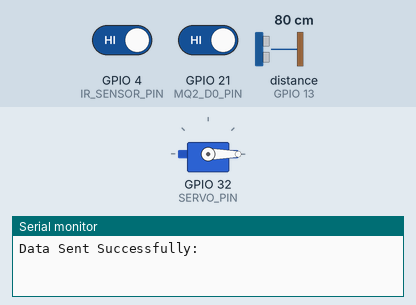
A sketch run on a simulated ESP32. On the bench: servo, the last lines printed to the serial monitor. Wiring (inferred from the names in the program): ultrasonic range finder: trigger GPIO 12; echo GPIO 13. The test bench sets the inputs (shaded band); at power-on: GPIO 4 (IR_SENSOR_PIN) HIGH, GPIO 21 (MQ2_D0_PIN) HIGH, distance to the obstacle (sensor on GPIO 13) 80 cm. The echo pulse lasts 58.3 µs per cm; WiFi joins after 1.5 s; servers stay silent unless stated; uploads are accepted with an empty reply; the local clock reads 2024-03-15 10:24:30 at power-on unless the sketch sets it.

Above: at 3.2 s.
3.3 s: GPIO 4 (IR_SENSOR_PIN) driven LOW
At 8.3 s:
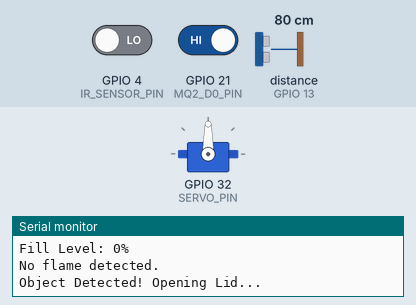
13.7 s: GPIO 4 (IR_SENSOR_PIN) driven HIGH
At 14.3 s:
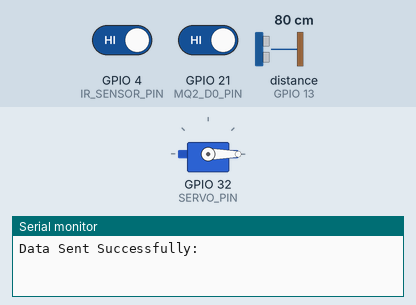
19.5 s: GPIO 4 (IR_SENSOR_PIN) driven LOW and GPIO 21 (MQ2_D0_PIN) driven LOW
At 23.4 s:
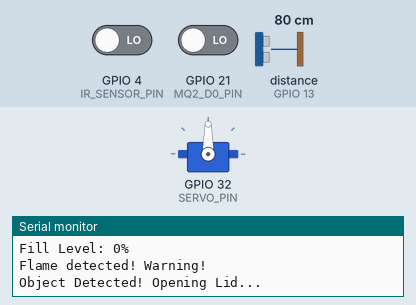
Timing chart, 0 to 29.2 s (numbered marks = the images above; inputs shaded):
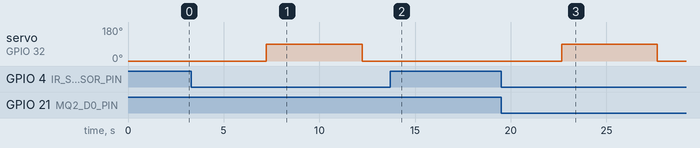

Measured:
- after the input at 3.3 s, servo on GPIO 32 (SERVO_PIN): 0° → 90° after 3.9 s, → 0° 5.0 s later
- after the input at 13.7 s, servo on GPIO 32 (SERVO_PIN): stays 0° (without the input it goes to 90° after 3.7 s)
- after the input at 19.5 s, servo on GPIO 32 (SERVO_PIN): 0° → 90° after 3.2 s, → 0° 5.0 s later

The sketch:

new_esp32.ino
```cpp
#include <WiFi.h>
#include <HTTPClient.h>
#include <Wire.h>
#include <ESP32Servo.h>
#include <time.h>

// **WiFi Credentials**
const char* ssid = "your_wifi_ssid";
const char* password = "your_wifi_password";

// **Backend Server URL**
const char* serverUrl = "https://iot-management.vercel.app/api/sensors/add";

// **Ultrasonic Sensor Pins**
#define echoPin 13
#define trigPin 12

// **MQ-2 Gas Sensor Pin (Simulated with Button)**
#define MQ2_D0_PIN 21   // Button

// **IR Sensor Pin (Simulated with Button)**
#define IR_SENSOR_PIN 4 // Button

// **Servo Motor Setup**
Servo lidServo;
#define SERVO_PIN 32

// **Variables**
long duration;
int distance;
bool lidOpen = false;

void setup() {
  Serial.begin(115200);

  pinMode(trigPin, OUTPUT);
  pinMode(echoPin, INPUT);
  pinMode(MQ2_D0_PIN, INPUT_PULLUP);   // Button with pull-up
  pinMode(IR_SENSOR_PIN, INPUT_PULLUP); // Button with pull-up

  lidServo.attach(SERVO_PIN);
  lidServo.write(0);

  connectToWiFi();

  //  Configure NTP time sync
  configTime(0, 0, "pool.ntp.org", "time.nist.gov");
  Serial.println("Waiting for NTP time sync...");
  time_t now = time(nullptr);
  while (now < 100000) {
    delay(1000);
    Serial.print(".");
    now = time(nullptr);
  }
  Serial.println("\nTime synchronized!");

  Serial.println("Smart Waste Bin System Initialized");
}

void loop() {
  int fillLevel = 0;

  if (!lidOpen) {
    digitalWrite(trigPin, LOW);
    delayMicroseconds(2);
    digitalWrite(trigPin, HIGH);
    delayMicroseconds(10);
    digitalWrite(trigPin, LOW);

    duration = pulseIn(echoPin, HIGH, 20000);
    if (duration > 0) {
      distance = duration / 58.2;
      if (distance > 14) distance = 14;
      fillLevel = (1 - (float)distance / 14) * 100;
      Serial.print("Fill Level: ");
      Serial.print(fillLevel);
      Serial.println("%");
    } else {
      Serial.println("Ultrasonic sensor timeout! No echo received.");
    }
  } else {
    Serial.println("Lid is open, skipping ultrasonic measurement...");
  }

  // Gas sensor simulation
  bool flameDetected = digitalRead(MQ2_D0_PIN);
  Serial.println(flameDetected ? "No flame detected." : "Flame detected! Warning!");

  // IR sensor simulation
  int sensorValue = digitalRead(IR_SENSOR_PIN);
  if (sensorValue == LOW) {  // Button pressed
    Serial.println("Object Detected! Opening Lid...");
    lidOpen = true;
    lidServo.write(90);
    delay(5000);
    lidServo.write(0);
    Serial.println("Closing Lid...");
    lidOpen = false;
  } else {
    Serial.println("No Object Detected.");
  }

  if (WiFi.status() == WL_CONNECTED) {
    sendDataToBackend(fillLevel, flameDetected);
  } else {
    Serial.println("WiFi disconnected. Reconnecting...");
    connectToWiFi();
  }

  delay(5000);
}

void sendDataToBackend(int fillLevel, bool flameDetected) {
  HTTPClient http;
  http.begin(serverUrl);
  http.addHeader("Content-Type", "application/json");

  String binLocation = "LocationA";

  time_t now = time(nullptr);
  struct tm timeinfo;
  gmtime_r(&now, &timeinfo);  // Use UTC time

  char isoTimestamp[30];
  strftime(isoTimestamp, sizeof(isoTimestamp), "%Y-%m-%dT%H:%M:%SZ", &timeinfo);

  String payload = "{";
  payload += "\"binLocation\":\"" + binLocation + "\",";
  payload += "\"fillLevel\":" + String(fillLevel) + ",";
  payload += "\"flameDetected\":" + String(!flameDetected) + ",";
  payload += "\"timestamp\":\"" + String(isoTimestamp) + "\"";
  payload += "}";

  Serial.println("Sending Data: " + payload);

  int httpResponseCode = http.POST(payload);
  if (httpResponseCode > 0) {
    String response = http.getString();
    Serial.println("Data Sent Successfully: " + response);
  } else {
    Serial.print("Error sending data. HTTP code: ");
    Serial.println(httpResponseCode);
  }
  http.end();
}

void connectToWiFi() {
  Serial.println("Connecting to WiFi...");
  WiFi.disconnect();
  WiFi.begin(ssid, password);

  int attempt = 0;
  while (WiFi.status() != WL_CONNECTED && attempt < 20) {
    delay(1000);
    Serial.print(".");
    attempt++;
  }

  if (WiFi.status() == WL_CONNECTED) {
    Serial.println("\nConnected to WiFi!");
    Serial.print("IP Address: ");
    Serial.println(WiFi.localIP());
  } else {
    Serial.println("\nFailed to connect to WiFi.");
  }
}
```
